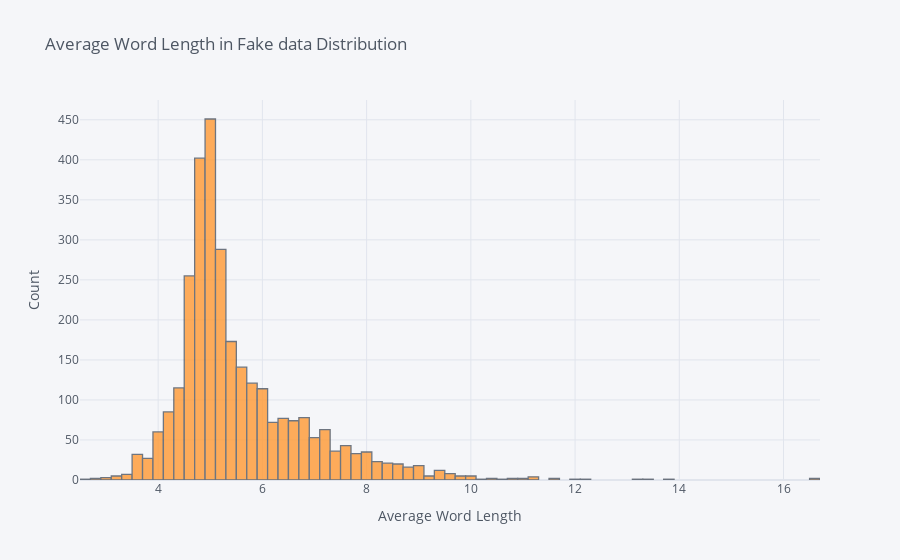

Here is the notebook cell this chart was saved with:
### Code cell
# plotting average word length for fake data
data_final_fake['avg_word_len'].iplot(kind='hist',bins=100,xTitle='Average Word Length ',yTitle='Count',title='Average Word Length in Fake data Distribution')

### Figure 1 — Plotly figure (JSON) as saved in the notebook; plotly's stock layout.template omitted (floating-point values rounded to 4 significant figures; data arrays with more than 128 entries replaced by an {"elided": "..."} marker saying what was removed)
{"data": [{"histfunc": "count", "histnorm": "", "marker": {"color": "rgba(255, 153, 51, 1.0)", "line": {"color": "#4D5663", "width": 1.3}}, "name": "avg_word_len", "nbinsx": 100, "opacity": 0.8, "orientation": "v", "type": "histogram", "x": {"elided": "3000 float values"}}], "layout": {"barmode": "overlay", "legend": {"bgcolor": "#F5F6F9", "font": {"color": "#4D5663"}}, "paper_bgcolor": "#F5F6F9", "plot_bgcolor": "#F5F6F9", "title": {"font": {"color": "#4D5663"}, "text": "Average Word Length in Fake data Distribution"}, "xaxis": {"gridcolor": "#E1E5ED", "showgrid": true, "tickfont": {"color": "#4D5663"}, "title": {"font": {"color": "#4D5663"}, "text": "Average Word Length "}, "zerolinecolor": "#E1E5ED"}, "yaxis": {"gridcolor": "#E1E5ED", "showgrid": true, "tickfont": {"color": "#4D5663"}, "title": {"font": {"color": "#4D5663"}, "text": "Count"}, "zerolinecolor": "#E1E5ED"}}}
